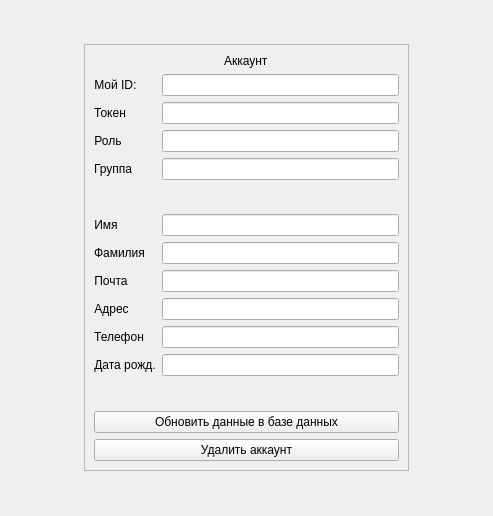
<?xml version="1.0" encoding="UTF-8"?>
<ui version="4.0">
 <class>Form</class>
 <widget class="QWidget" name="Form">
  <property name="geometry">
   <rect>
    <x>0</x>
    <y>0</y>
    <width>493</width>
    <height>516</height>
   </rect>
  </property>
  <property name="windowTitle">
   <string>Profile</string>
  </property>
  <layout class="QGridLayout" name="gridLayout">
   <item row="0" column="0">
    <widget class="QFrame" name="frame">
     <property name="minimumSize">
      <size>
       <width>325</width>
       <height>366</height>
      </size>
     </property>
     <property name="maximumSize">
      <size>
       <width>325</width>
       <height>427</height>
      </size>
     </property>
     <property name="frameShape">
      <enum>QFrame::StyledPanel</enum>
     </property>
     <property name="frameShadow">
      <enum>QFrame::Raised</enum>
     </property>
     <layout class="QVBoxLayout" name="verticalLayout_2">
      <item alignment="Qt::AlignHCenter">
       <widget class="QLabel" name="labelAcc">
        <property name="sizePolicy">
         <sizepolicy hsizetype="Preferred" vsizetype="Maximum">
          <horstretch>0</horstretch>
          <verstretch>0</verstretch>
         </sizepolicy>
        </property>
        <property name="text">
         <string>Аккаунт</string>
        </property>
        <property name="alignment">
         <set>Qt::AlignLeading|Qt::AlignLeft|Qt::AlignTop</set>
        </property>
       </widget>
      </item>
      <item>
       <layout class="QFormLayout" name="formLayout_2">
        <item row="0" column="0">
         <widget class="QLabel" name="label_3">
          <property name="text">
           <string>Мой ID: </string>
          </property>
          <property name="alignment">
           <set>Qt::AlignCenter</set>
          </property>
         </widget>
        </item>
        <item row="0" column="1">
         <widget class="QLineEdit" name="my_id">
          <property name="readOnly">
           <bool>true</bool>
          </property>
         </widget>
        </item>
        <item row="1" column="0">
         <widget class="QLabel" name="label_4">
          <property name="text">
           <string>Токен</string>
          </property>
          <property name="alignment">
           <set>Qt::AlignCenter</set>
          </property>
         </widget>
        </item>
        <item row="1" column="1">
         <widget class="QLineEdit" name="my_token">
          <property name="readOnly">
           <bool>true</bool>
          </property>
         </widget>
        </item>
        <item row="2" column="0">
         <widget class="QLabel" name="label_5">
          <property name="text">
           <string>Роль</string>
          </property>
          <property name="alignment">
           <set>Qt::AlignCenter</set>
          </property>
         </widget>
        </item>
        <item row="2" column="1">
         <widget class="QLineEdit" name="my_role">
          <property name="readOnly">
           <bool>true</bool>
          </property>
         </widget>
        </item>
        <item row="3" column="0">
         <widget class="QLabel" name="label_6">
          <property name="text">
           <string>Группа</string>
          </property>
          <property name="alignment">
           <set>Qt::AlignCenter</set>
          </property>
         </widget>
        </item>
        <item row="3" column="1">
         <widget class="QLineEdit" name="my_group">
          <property name="readOnly">
           <bool>true</bool>
          </property>
         </widget>
        </item>
        <item row="4" column="0" colspan="2">
         <spacer name="verticalSpacer">
          <property name="orientation">
           <enum>Qt::Vertical</enum>
          </property>
          <property name="sizeType">
           <enum>QSizePolicy::Fixed</enum>
          </property>
          <property name="sizeHint" stdset="0">
           <size>
            <width>20</width>
            <height>60</height>
           </size>
          </property>
         </spacer>
        </item>
        <item row="5" column="0">
         <widget class="QLabel" name="label_7">
          <property name="text">
           <string>Имя</string>
          </property>
          <property name="alignment">
           <set>Qt::AlignCenter</set>
          </property>
         </widget>
        </item>
        <item row="5" column="1">
         <widget class="QLineEdit" name="lineFName"/>
        </item>
        <item row="6" column="0">
         <widget class="QLabel" name="label_10">
          <property name="text">
           <string>Фамилия</string>
          </property>
         </widget>
        </item>
        <item row="6" column="1">
         <widget class="QLineEdit" name="lineLName"/>
        </item>
        <item row="7" column="0">
         <widget class="QLabel" name="label_2">
          <property name="text">
           <string>Почта</string>
          </property>
          <property name="alignment">
           <set>Qt::AlignCenter</set>
          </property>
         </widget>
        </item>
        <item row="7" column="1">
         <widget class="QLineEdit" name="lineMail"/>
        </item>
        <item row="8" column="0">
         <widget class="QLabel" name="label">
          <property name="text">
           <string>Адрес</string>
          </property>
          <property name="alignment">
           <set>Qt::AlignCenter</set>
          </property>
         </widget>
        </item>
        <item row="8" column="1">
         <widget class="QLineEdit" name="lineAddr"/>
        </item>
        <item row="9" column="0">
         <widget class="QLabel" name="label_8">
          <property name="text">
           <string>Телефон</string>
          </property>
          <property name="alignment">
           <set>Qt::AlignCenter</set>
          </property>
         </widget>
        </item>
        <item row="9" column="1">
         <widget class="QLineEdit" name="linePhone"/>
        </item>
        <item row="10" column="0">
         <widget class="QLabel" name="label_9">
          <property name="text">
           <string>Дата рожд.</string>
          </property>
          <property name="alignment">
           <set>Qt::AlignCenter</set>
          </property>
         </widget>
        </item>
        <item row="10" column="1">
         <widget class="QLineEdit" name="lineBthday"/>
        </item>
        <item row="11" column="1">
         <spacer name="verticalSpacer_2">
          <property name="orientation">
           <enum>Qt::Vertical</enum>
          </property>
          <property name="sizeType">
           <enum>QSizePolicy::Fixed</enum>
          </property>
          <property name="sizeHint" stdset="0">
           <size>
            <width>20</width>
            <height>60</height>
           </size>
          </property>
         </spacer>
        </item>
       </layout>
      </item>
      <item>
       <widget class="QPushButton" name="refreshDataBtn">
        <property name="text">
         <string>Обновить данные в базе данных</string>
        </property>
       </widget>
      </item>
      <item>
       <widget class="QPushButton" name="deleteAccountBtn">
        <property name="text">
         <string>Удалить аккаунт</string>
        </property>
       </widget>
      </item>
     </layout>
    </widget>
   </item>
  </layout>
 </widget>
 <resources/>
 <connections/>
</ui>
